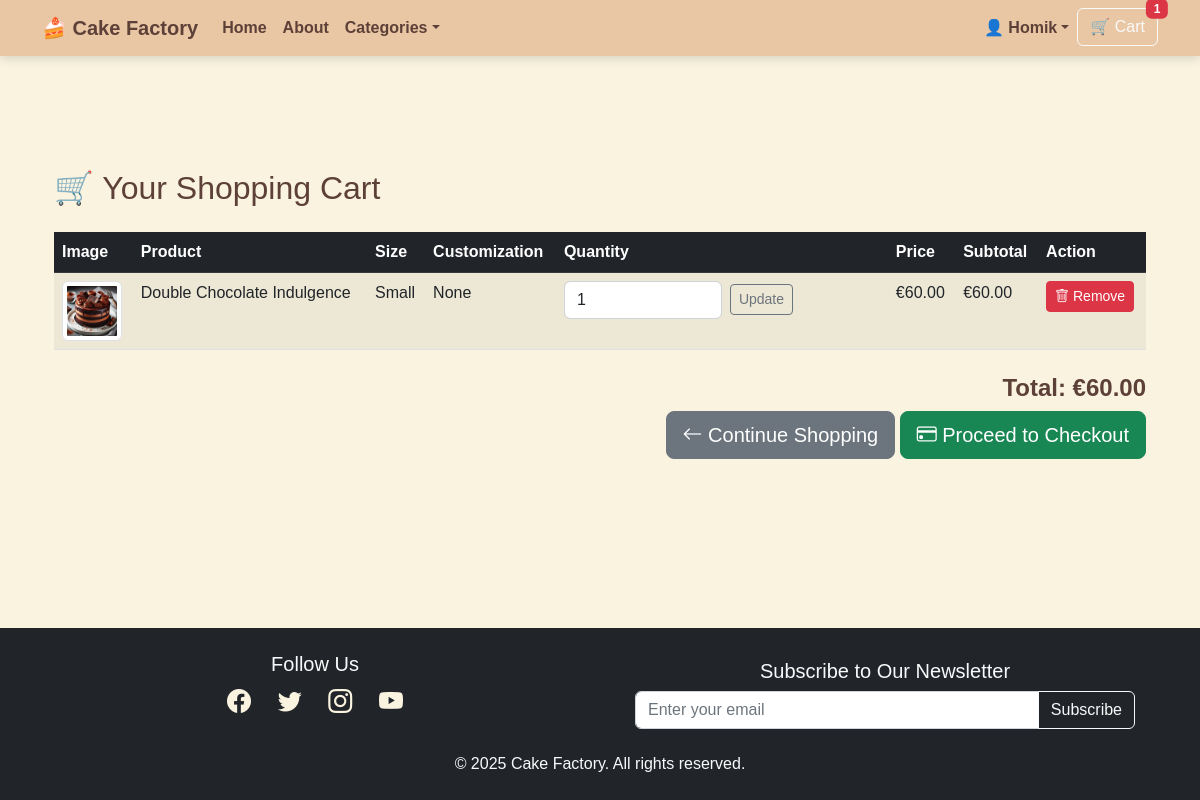
Page /orders/cart/ (signed in) on the committed database.
### users/models.py (models this page shows, shortened)
class CustomUser(AbstractUser):
    stripe_customer_id = models.CharField(max_length=50, blank=True, null=True, unique=True)
    shipping_full_name = models.CharField(max_length=100, blank=True, null=True)
    shipping_phone = models.CharField(max_length=20, blank=True, null=True)
    shipping_street_address1 = models.CharField(max_length=255, blank=True, null=True)
    shipping_street_address2 = models.CharField(max_length=255, blank=True, null=True)
    shipping_city = models.CharField(max_length=100, blank=True, null=True)
    shipping_postcode = models.CharField(max_length=20, blank=True, null=True)
    shipping_country = CountryField(blank_label="Select country", blank=True, null=True)
    billing_full_name = models.CharField(max_length=100, blank=True, null=True)
    billing_phone = models.CharField(max_length=20, blank=True, null=True)
    billing_street_address1 = models.CharField(max_length=255, blank=True, null=True)
    billing_street_address2 = models.CharField(max_length=255, blank=True, null=True)
    billing_city = models.CharField(max_length=100, blank=True, null=True)
    billing_postcode = models.CharField(max_length=20, blank=True, null=True)
    billing_country = CountryField(blank_label="Select country", blank=True, null=True)

### products/models.py (models this page shows, shortened)
class Product(models.Model):
    name = models.CharField(max_length=255, unique=True)
    slug = models.SlugField(unique=True, blank=True)
    description = models.TextField(blank=True)
    price = models.DecimalField(max_digits=10, decimal_places=2)
    category = models.ForeignKey(
        Category, on_delete=models.SET_NULL,
        null=True, blank=True, related_name="products"
    )
    flavor = models.ForeignKey(
        Flavor, on_delete=models.SET_NULL,
        null=True, blank=True, related_name="products"
    )
    sizes = models.ManyToManyField(
        Size, blank=True, related_name="products"
    )
    image = models.ImageField(upload_to="product_images/", blank=True, null=True)
    allergen_info = models.TextField(blank=True, help_text="E.g., Contains nuts, gluten-free")
    available = models.BooleanField(default=True) # If needed deactivate.
    created_at = models.DateTimeField(auto_now_add=True)

class Size(models.Model):
    name = models.CharField(max_length=100, unique=True)
    slug = models.SlugField(unique=True, blank=True)

### orders/views.py (the view, shortened to what this page needs)
# urls.py: path("cart/", views.cart_view, name="cart_view"),
def cart_view(request):
    cart_items = []
    total_price = 0
    if request.user.is_authenticated:
        db_cart_items = CartItem.objects.filter(user=request.user)
        for item in db_cart_items:
            subtotal = item.adjusted_price * item.quantity
            total_price += subtotal
            cart_items.append({
                "product_id": item.product.id,
                "size_id": item.size.id if item.size else None,
                "name": item.product.name,
                "image": item.product.image.url if item.product.image else None,
                "price": item.adjusted_price,
                "quantity": item.quantity,
                "size": item.size.name if item.size else "N/A",
                "customization": item.customization or "",
                "subtotal": subtotal,
                "update_url": reverse("cart_update", args=[item.product.id, item.size.id if item.size else 0]),
                "remove_url": reverse("cart_remove", args=[item.product.id, item.size.id if item.size else 0]),
            })
    return render(request, "orders/cart.html", {"cart": cart_items, "total_price": total_price})

### orders/context_processors.py (called while the page is built)
def cart_context(request):
    cart_items = 0
    cart_total_price = 0.0
    if request.user.is_authenticated:
        cart_items_qs = CartItem.objects.filter(user=request.user)
        cart_items = sum(item.quantity for item in cart_items_qs)
        cart_total_price = sum(item.line_total for item in cart_items_qs)
    else:
        session_cart = request.session.get("cart", {})
        cart_items = sum(item["quantity"] for item in session_cart.values())
        cart_total_price = sum(float(item["price"]) * int(item["quantity"]) for item in session_cart.values())
    return {"cart_items": cart_items, "cart_total_price": cart_total_price}

### orders/models.py (called while the page is built)
    @property
    def adjusted_price(self):
        SIZE_PRICE_ADJUSTMENT = {
            "Small": 0,
            "Large": 20,
            "X-large": 40
        }
        base_price = self.product.price or 0
        size_adjustment = SIZE_PRICE_ADJUSTMENT.get(self.size.name if self.size else "Small", 0)
        return base_price + size_adjustment

    @property
    def line_total(self):
        return (self.adjusted_price or 0) * self.quantity

### products/context_processors.py (called while the page is built)
def categories_context(request):
    return {
        'categories': Category.objects.all()
    }

### orders/templates/orders/cart.html (shortened to what this page needs)
{% extends "base.html" %}
{% load static %}
{% block content %}
<div class="container">
    <h2 class="mb-4">🛒 Your Shopping Cart</h2>
    {% if cart %}
    <table class="table table-striped">
        <thead class="table-dark">
            <tr>
                <th>Image</th>
                <th>Product</th>
                <th>Size</th>
                <th>Customization</th>
                <th>Quantity</th>
                <th>Price</th>
                <th>Subtotal</th>
                <th>Action</th>
            </tr>
        </thead>
        <tbody>
            {% for item in cart %}
            <tr>
                <td>
                    {% if item.image %}
                        <img src="{{ item.image }}" alt="{{ item.name }}" class="img-thumbnail" width="60">
                    {% else %}
                        <img src="{% static 'img/no-image.jpg' %}" alt="No Image" class="img-thumbnail" width="60">
                    {% endif %}
                </td>
                <td>{{ item.name }}</td>
                <td>{{ item.size|default:"N/A" }}</td>
                <td>{{ item.customization|default:"None" }}</td>
                <td>
                    <form method="POST" action="{{ item.update_url }}" class="d-flex align-items-center">
                        <input type="number" name="quantity" value="{{ item.quantity }}" min="1" class="form-control w-50">
                        <button type="submit" class="btn btn-sm btn-outline-secondary ms-2">Update</button>
                    </form>
                </td>
                <td>€{{ item.price|floatformat:2 }}</td>
                <td>€{{ item.subtotal|floatformat:2 }}</td>
                <td>
                    <a href="{{ item.remove_url }}" class="btn btn-danger btn-sm">
                        <i class="bi bi-trash"></i> Remove
                    </a>
                </td>
            </tr>
            {% endfor %}
        </tbody>
    </table>
    <div class="text-end mt-4">
        <h4><strong>Total: €{{ total_price|floatformat:2 }}</strong></h4>
         <a href="{% url 'product_list' %}" class="btn btn-secondary btn-lg">
            <i class="bi bi-arrow-left"></i> Continue Shopping
        </a>
        <a href="{% url 'checkout' %}" class="btn btn-success btn-lg">
            <i class="bi bi-credit-card"></i> Proceed to Checkout
        </a>
    </div>
    {% else %}
    <p class="alert alert-warning">Your cart is empty! Start shopping now.</p>
    <a href="{% url 'product_list' %}" class="btn btn-primary">Browse Products</a>
    {% endif %}
</div>
{% endblock %}

### templates/base.html (shortened to what this page needs)
{% load static %}
<!DOCTYPE html>
<html lang="en">
<head>
    <link href="https://cdn.jsdelivr.net/npm/bootstrap-icons/font/bootstrap-icons.css" rel="stylesheet">
    <link href="https://cdn.jsdelivr.net/npm/bootstrap@5.2.3/dist/css/bootstrap.min.css" rel="stylesheet">
    <link href="{% static 'css/styles.css' %}" rel="stylesheet">
</head>
<body>
    <nav class="navbar navbar-expand-lg navbar-dark fixed-top glass-navbar">
        <div class="container">
            <a class="navbar-brand fw-bold" href="{% url 'home' %}">🍰 Cake Factory</a>
            <div class="collapse navbar-collapse" id="navbarContent">
                <ul class="navbar-nav me-auto">
                    <li class="nav-item"><a class="nav-link" href="{% url 'home' %}">Home</a></li>
                    <li class="nav-item"><a class="nav-link" href="#">About</a></li>
                    <li class="nav-item dropdown">
                        <a class="nav-link dropdown-toggle" href="#" id="categoriesDropdown" role="button"
                            data-bs-toggle="dropdown">Categories</a>
                    </li>
                </ul>
                <ul class="navbar-nav ms-auto">
                    <li class="nav-item dropdown">
                        <a class="nav-link dropdown-toggle" href="#" id="accountDropdown" role="button"
                            data-bs-toggle="dropdown">{% if user.is_authenticated %}👤 {{ user.username }}{% else %}My
                            Account{% endif %}</a>
                    </li>
                    <li class="nav-item">
                        <a class="btn btn-outline-light position-relative" href="{% url 'cart_view' %}">
                            🛒 Cart
                            <span class="position-absolute top-0 start-100 translate-middle badge bg-danger">
                                {{ cart_items|default:0 }}
                            </span>
                        </a>
                    </li>
                </ul>
            </div>
        </div>
    </nav>
    <main class="container py-5">
        {% block content %}{% endblock %}
    </main>
    <footer class="footer bg-dark text-light py-4">
        <div class="container text-center">
            <div class="row align-items-center">
                <div class="col-md-6 mb-3">
                    <h5>Follow Us</h5>
                    <div class="social-icons">
                        <a href="https://www.facebook.com/yourpage" target="_blank"><i class="bi bi-facebook"></i></a>
                        <a href="https://twitter.com/yourpage" target="_blank"><i class="bi bi-twitter"></i></a>
                        <a href="https://www.instagram.com/yourpage" target="_blank"><i class="bi bi-instagram"></i></a>
                        <a href="https://www.youtube.com/yourchannel" target="_blank"><i class="bi bi-youtube"></i></a>
                    </div>
                </div>
                <div class="col-md-6">
                    <h5>Subscribe to Our Newsletter</h5>
                    <form id="newsletter-form" method="POST" action="{% url 'newsletter_signup' %}" class="newsletter">
                        <div class="input-group">
                            <input type="email" name="email" class="form-control" placeholder="Enter your email"
                                required>
                            <button class="btn btn-outline-light" type="submit">Subscribe</button>
                        </div>
                    </form>
                </div>
            </div>
            <p class="mt-3 mb-0">&copy; 2025 Cake Factory. All rights reserved.</p>
        </div>
    </footer>
</body>
</html>

### static/css/styles.css (style rules this page uses)
html, body { height: 100%; display: flex; flex-direction: column; }
body { background-color: #FAF3E0; font-family: 'Poppins', sans-serif; color: #5D4037; }
.navbar { background-color: rgba(232, 195, 158, 0.9); box-shadow: 0px 2px 10px rgba(0, 0, 0, 0.15); backdrop-filter: blur(10px); }
.navbar-brand, .navbar-nav .nav-link { color: #5D4037 !important; font-weight: bold; }
main { flex: 1; display: flex; flex-direction: column; align-items: center; justify-content: center; padding: 120px 20px 40px; width: 100%; max-width: 1200px; margin: 0 auto; }
.py-5 { padding-top: 0 !important; padding-bottom: 0 !important; }
.footer { background-color: #5D4037; color: #FAF3E0; padding: 20px 0; text-align: center; flex-shrink: 0; }
.footer .social-icons { font-size: 1.5rem; }
.footer .social-icons a { color: #FAF3E0; margin: 0 10px; transition: 0.3s; }
.footer .newsletter { max-width: 500px; margin: auto; }

### templates/base.html (style rules this page uses)
html, body { height: 100%; display: flex; flex-direction: column; }
main { flex: 1; padding-top: 80px; }
.footer { flex-shrink: 0; }

### rows in the picture
CustomUser: username "Homik"
Product: name "Double Chocolate Indulgence"
Size: size "Small"

### other values in the picture
{{ cart_items|default:0 }} "1"
{{ item.customization|default:"None" }} "None"
{{ item.price|floatformat:2 }} "60.00"
{{ item.subtotal|floatformat:2 }} "60.00"
{{ total_price|floatformat:2 }} "60.00"
